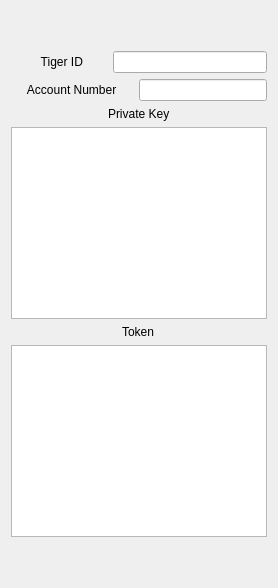
            <widget class="QWidget" name="tab_15">
             <attribute name="title">
              <string>tiger_TBHK</string>
             </attribute>
             <layout class="QHBoxLayout" name="horizontalLayout_42">
              <item>
               <layout class="QVBoxLayout" name="verticalLayout_41">
                <item>
                 <spacer name="verticalSpacer_23">
                  <property name="orientation">
                   <enum>Qt::Vertical</enum>
                  </property>
                  <property name="sizeHint" stdset="0">
                   <size>
                    <width>20</width>
                    <height>40</height>
                   </size>
                  </property>
                 </spacer>
                </item>
                <item>
                 <layout class="QHBoxLayout" name="horizontalLayout_12">
                  <item alignment="Qt::AlignHCenter|Qt::AlignVCenter">
                   <widget class="QLabel" name="label_41">
                    <property name="text">
                     <string>         Tiger ID       </string>
                    </property>
                   </widget>
                  </item>
                  <item>
                   <widget class="QLineEdit" name="lineEdit_tiger_TBHK_id"/>
                  </item>
                 </layout>
                </item>
                <item>
                 <layout class="QHBoxLayout" name="horizontalLayout_40">
                  <item alignment="Qt::AlignHCenter">
                   <widget class="QLabel" name="label_42">
                    <property name="text">
                     <string>     Account Number     </string>
                    </property>
                   </widget>
                  </item>
                  <item>
                   <widget class="QLineEdit" name="lineEdit_tiger_TBHK_account"/>
                  </item>
                 </layout>
                </item>
                <item>
                 <layout class="QVBoxLayout" name="verticalLayout_42">
                  <item alignment="Qt::AlignHCenter">
                   <widget class="QLabel" name="label_43">
                    <property name="text">
                     <string>Private Key</string>
                    </property>
                   </widget>
                  </item>
                  <item>
                   <widget class="QTextEdit" name="textEdit_tiger_TBHK_key"/>
                  </item>
                 </layout>
                </item>
                <item>
                 <layout class="QVBoxLayout" name="verticalLayout_43">
                  <item alignment="Qt::AlignHCenter">
                   <widget class="QLabel" name="label_44">
                    <property name="text">
                     <string>Token</string>
                    </property>
                   </widget>
                  </item>
                  <item>
                   <widget class="QTextEdit" name="textEdit_tiger_TBHK_token"/>
                  </item>
                 </layout>
                </item>
                <item>
                 <spacer name="verticalSpacer_21">
                  <property name="orientation">
                   <enum>Qt::Vertical</enum>
                  </property>
                  <property name="sizeHint" stdset="0">
                   <size>
                    <width>20</width>
                    <height>40</height>
                   </size>
                  </property>
                 </spacer>
                </item>
               </layout>
              </item>
             </layout>
            </widget>
